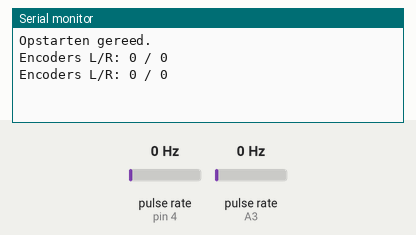
Simulated run of this sketch. Board: Arduino Uno, built with avr-gcc and run on an emulated ATmega328P. Shown: the last lines printed to the serial monitor. Wiring (inferred from the names in the program): 2 × pulse sensor: data pin 4 / data A3. The inputs (shaded band) are chosen by the test bench; at power-on: pulse rate (sensors on pin 4, A3) 0 Hz.

Above: at 1.2 s.
1.3 s: pulse rate (sensor on pin 4) set to 4 Hz
At 2.6 s:
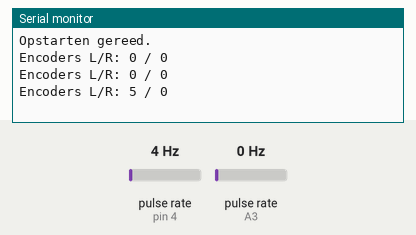
2.8 s: pulse rate (sensor on A3) set to 4 Hz
At 3.7 s:
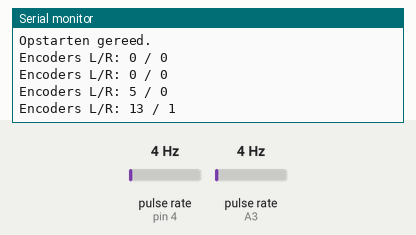
4.3 s: pulse rate (sensor on pin 4) set to 50 Hz
At 5.3 s:
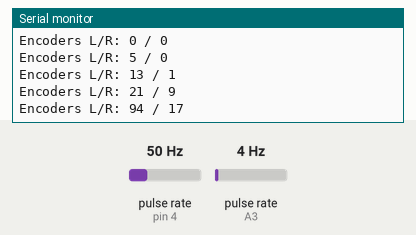
5.8 s: pulse rate (sensor on A3) set to 50 Hz
At 6.8 s:
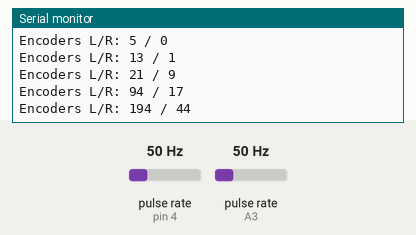
Timing chart, 0 to 8.3 s (numbered marks = the images above; inputs shaded):
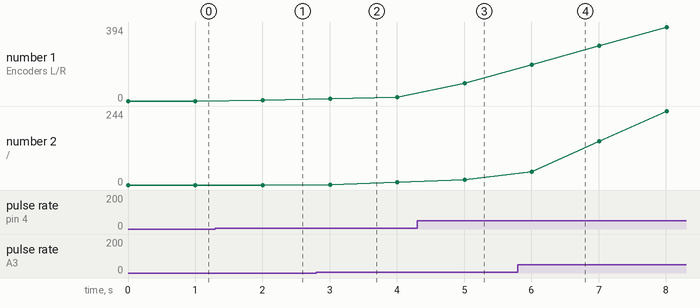

The sketch:

les_8_p20_encoders_1.ino
```cpp
// Encoder variabelen.
// 1 tick = 10,6 mm.
volatile int EncoderLTeller, EncoderRTeller;                              // aantal flanken

#define ENCODER_L_PIN 4
#define ENCODER_R_PIN A3

// to support printf
int my_putc(char c, FILE *t) {
  if (c == '\n') Serial.write('\r');
  return Serial.write(c);
}

// the setup routine runs once when you press reset:
void setup() {
   // start serial
   Serial.begin(115200);

   fdevopen( &my_putc, 0);  // device 0 (stdout) output naar my_putc()

   EncoderSetup();

   printf("\n\nOpstarten gereed.\n");

}

void loop() {
  static int NextSecTakt;
  int L, R;
  // Seconde interval
  int ms = millis();
  if ((ms - NextSecTakt) > 0) {
    NextSecTakt = ms + 1000;  // zet tijd voor volgende interval

    EncoderRead(L, R);
    printf("Encoders L/R: %d / %d\n", L, R);
  }
}
```

EncoderInterrupt_basic.ino
```cpp
//------------------------------------------------------------------------------
// EncoderInterrupt.ino
//------------------------------------------------------------------------------
// Deze code maakt gebruik van de externe 'library' PinChangeInt.
// Download deze van:
// https://code.google.com/p/arduino-pinchangeint/
// en installeer deze in de 'library' directory van je sketch file.
//
// Zie de installatie instructies voor meer details:
// https://code.google.com/p/arduino-pinchangeint/wiki/Installation
//
//------------------------------------------------------------------------------

// Deze include maakt object 'PCintPort' aan.
#include <PinChangeInt.h>


void IsrEncoderL()
{
  EncoderLTeller++;
}

void IsrEncoderR()
{
  EncoderRTeller++;
}

void EncoderSetup()
{
  pinMode(ENCODER_L_PIN, INPUT_PULLUP);
  pinMode(ENCODER_R_PIN, INPUT_PULLUP);

  PCintPort::attachInterrupt(ENCODER_L_PIN, &IsrEncoderL, CHANGE);
  PCintPort::attachInterrupt(ENCODER_R_PIN, &IsrEncoderR, CHANGE);
}

//------------------------------------------------------------------------------
// EncoderRead - Lees de encoders
//------------------------------------------------------------------------------
// Let op: parameters zijn referenties en kunnen dus gebruikt
//         worden om waarden terug te geven.
//------------------------------------------------------------------------------
void EncoderRead (int &Left, int &Right)
{
  // maak copy zonder dat er interrupts tussendoor komen.
  noInterrupts();
  // critical, time-sensitive code here
  Left = EncoderLTeller;
  Right = EncoderRTeller;
  interrupts();
}
```

Measured:
- after the input at 1.3 s, the serial monitor: prints a new line after 0.70 s (image 1)
- after the input at 2.8 s, the serial monitor: prints a new line after 0.20 s (image 2)
- after the input at 4.3 s, the serial monitor: prints a new line after 0.71 s (image 3)
- after the input at 5.8 s, the serial monitor: prints a new line after 0.21 s (image 4)
- plotted number 1: 0 → 5 after the input at 1.3 s, 21 → 94 after the input at 4.3 s
- plotted number 2: 0 → 9 after the input at 2.8 s, 17 → 244 after the input at 5.8 s
